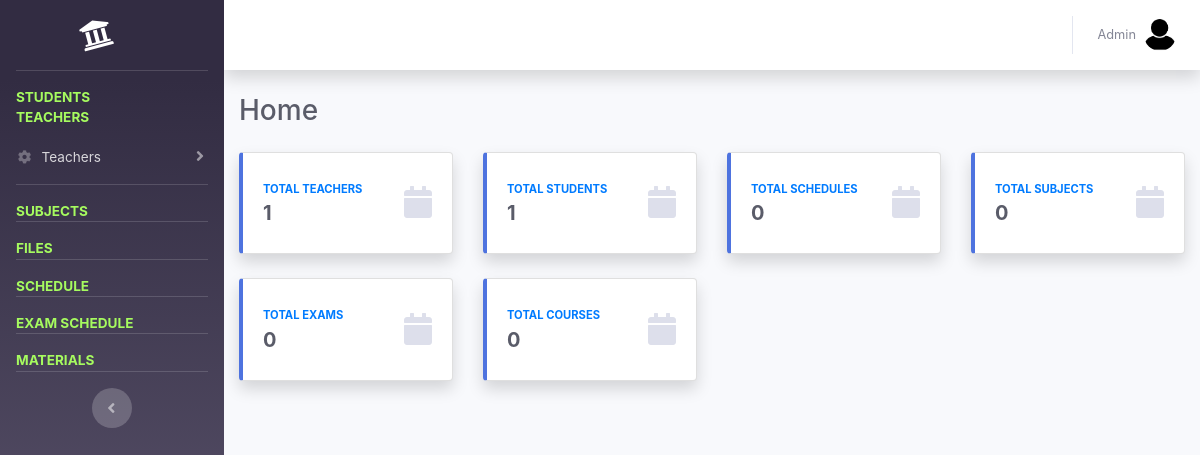
/admins/index.php (signed in), run on an earlier commit of the app's database.
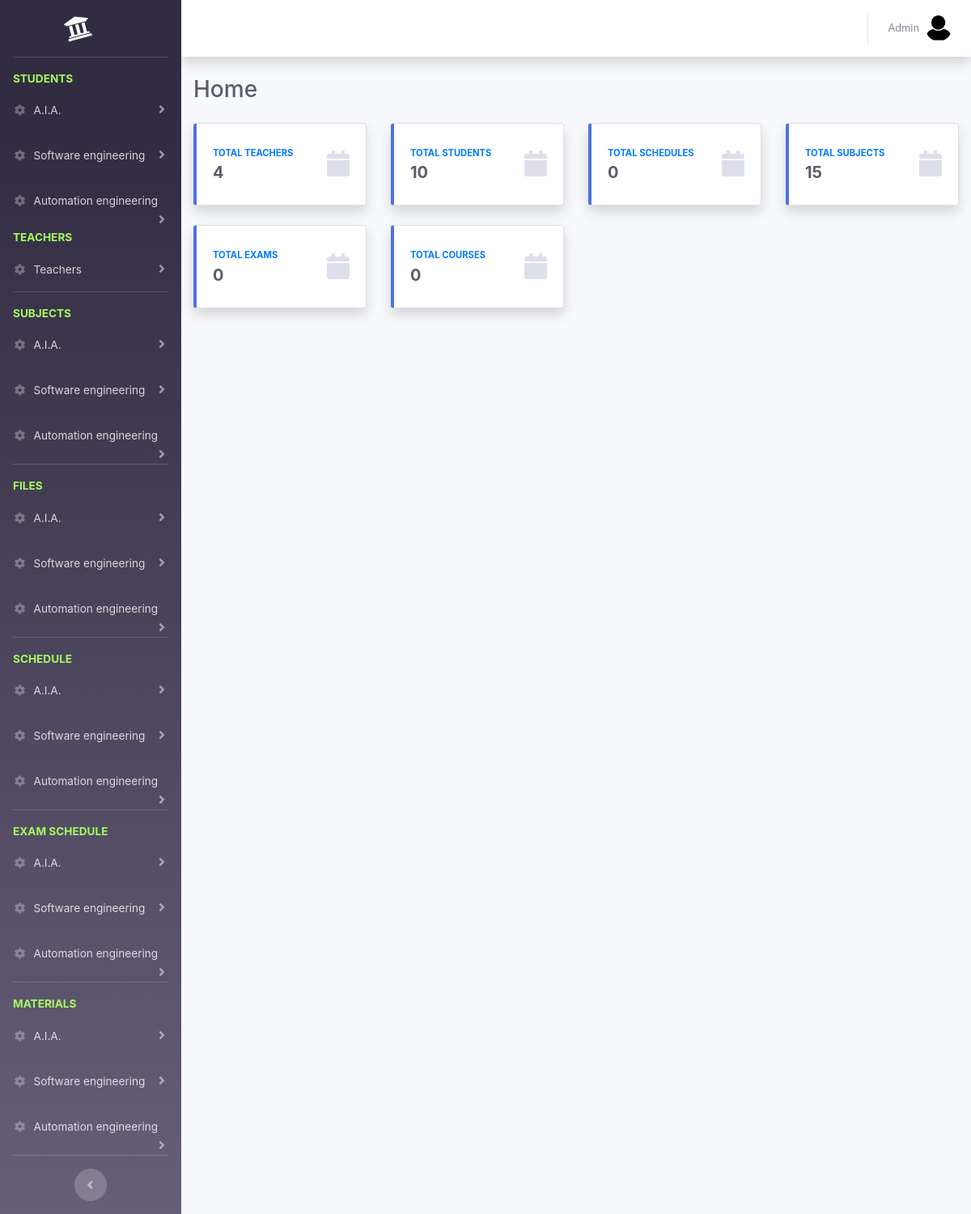
And on a later commit of the database.
### tables this page shows
CREATE TABLE `sections` (
  `id` int(11) NOT NULL,
  `name` varchar(100) NOT NULL,
  `fees` decimal(10,2) NOT NULL
);

### admins/index.php (the view, shortened to what the changed rows need)
<?php
require('../connection.php');
include('../layout/header.php');
include('layout/sidebar.php');
$sql = "SELECT * FROM teachers";
$result = mysqli_query($conn, $sql);
$teacherCount = $result->num_rows;
$sql = "SELECT * FROM students";
$result = mysqli_query($conn, $sql);
$studentCount = $result->num_rows;
$sql = "SELECT * FROM subjects";
$result = mysqli_query($conn, $sql);
$subjectCount = $result->num_rows;
?>
<div class="container-fluid">
    <div class="d-sm-flex align-items-center justify-content-between mb-4">
        <h1 class="h3 mb-0 text-gray-800">Home</h1>
    </div>
    <div class="row">
        <div class="col-xl-3 col-md-6 mb-4">
            <div class="card border-left-primary shadow h-100 py-2">
                <div class="card-body">
                    <div class="row no-gutters align-items-center">
                        <div class="col mr-2">
                            <div class="text-xs font-weight-bold text-primary text-uppercase mb-1">Total Teachers</div>
                            <div class="h5 mb-0 font-weight-bold text-gray-800"><?=$teacherCount?></div>
                        </div>
                    </div>
                </div>
            </div>
        </div>
        <div class="col-xl-3 col-md-6 mb-4">
            <div class="card border-left-primary shadow h-100 py-2">
                <div class="card-body">
                    <div class="row no-gutters align-items-center">
                        <div class="col mr-2">
                            <div class="text-xs font-weight-bold text-primary text-uppercase mb-1">Total students</div>
                            <div class="h5 mb-0 font-weight-bold text-gray-800"><?=$studentCount?></div>
                        </div>
                    </div>
                </div>
            </div>
        </div>
        <div class="col-xl-3 col-md-6 mb-4">
            <div class="card border-left-primary shadow h-100 py-2">
                <div class="card-body">
                    <div class="row no-gutters align-items-center">
                        <div class="col mr-2">
                            <div class="text-xs font-weight-bold text-primary text-uppercase mb-1">Total subjects</div>
                            <div class="h5 mb-0 font-weight-bold text-gray-800"><?=$subjectCount?></div>
                        </div>
                    </div>
                </div>
            </div>
        </div>
    </div>
</div>
<?php include('../layout/footer.php');?>

### admins/layout/sidebar.php (shortened to what the changed rows need)
<?php
$sectionsSql = "SELECT  sections.* FROM sections
                    LEFT JOIN section_years on sections.id=section_years.section_id GROUP BY sections.id";
$result = mysqli_query($conn, $sectionsSql);
$sections = $result->fetch_all(MYSQLI_ASSOC);
?>
<div id="wrapper">
      <ul class="navbar-nav bg-gradient-primary sidebar sidebar-dark accordion" id="accordionSidebar">
      <?php
      foreach ($sections as $section) { ?>
          <li class="nav-item">
              <a class="nav-link collapsed" href="#" data-toggle="collapse" data-target="#student_<?=$section['id']?>" aria-expanded="true" aria-controls="collapseProfi">
                  <i class="fas fa-fw fa-cog"></i>
                  <span><?=$section['name']?></span>
              </a>
          </li>
      <?php  } ?>
      <?php
      foreach ($sections as $section) { ?>
          <li class="nav-item">
              <a class="nav-link collapsed" href="#" data-toggle="collapse" data-target="#subject_<?=$section['id']?>" aria-expanded="true" aria-controls="collapseProfi">
                  <i class="fas fa-fw fa-cog"></i>
                  <span><?=$section['name']?></span>
              </a>
          </li>
      <?php  } ?>
          <?php
          foreach ($sections as $section) { ?>
              <li class="nav-item">
                  <a class="nav-link collapsed" href="#" data-toggle="collapse" data-target="#file_<?=$section['id']?>" aria-expanded="true" aria-controls="collapse">
                      <i class="fas fa-fw fa-cog"></i>
                      <span><?=$section['name']?></span>
                  </a>
              </li>
          <?php  } ?>
      <?php
      foreach ($sections as $section) { ?>
          <li class="nav-item">
              <a class="nav-link collapsed" href="#" data-toggle="collapse" data-target="#schedule_<?=$section['id']?>" aria-expanded="true" aria-controls="collapse">
                  <i class="fas fa-fw fa-cog"></i>
                  <span><?=$section['name']?></span>
              </a>
          </li>
      <?php  } ?>
      <?php
      foreach ($sections as $section) { ?>
          <li class="nav-item">
              <a class="nav-link collapsed" href="#" data-toggle="collapse" data-target="#exam_schedule_<?=$section['id']?>" aria-expanded="true" aria-controls="collapse">
                  <i class="fas fa-fw fa-cog"></i>
                  <span><?=$section['name']?></span>
              </a>
          </li>
      <?php  } ?>
      <?php
      foreach ($sections as $section) { ?>
          <li class="nav-item">
              <a class="nav-link collapsed" href="#" data-toggle="collapse" data-target="#course_<?=$section['id']?>" aria-expanded="true" aria-controls="collapse">
                  <i class="fas fa-fw fa-cog"></i>
                  <span><?=$section['name']?></span>
              </a>
          </li>
      <?php  } ?>
      </ul>
      <div id="content-wrapper" class="d-flex flex-column">
        <div id="content">

What changed in the data, as far as the page shows it:
added sections: name "A.I.A."
added sections: name "Software engineering"
added sections: name "Automation engineering"
Also different on the page:
$teacherCount: "1" → "4"
$studentCount: "1" → "10"
$subjectCount: "0" → "15"
